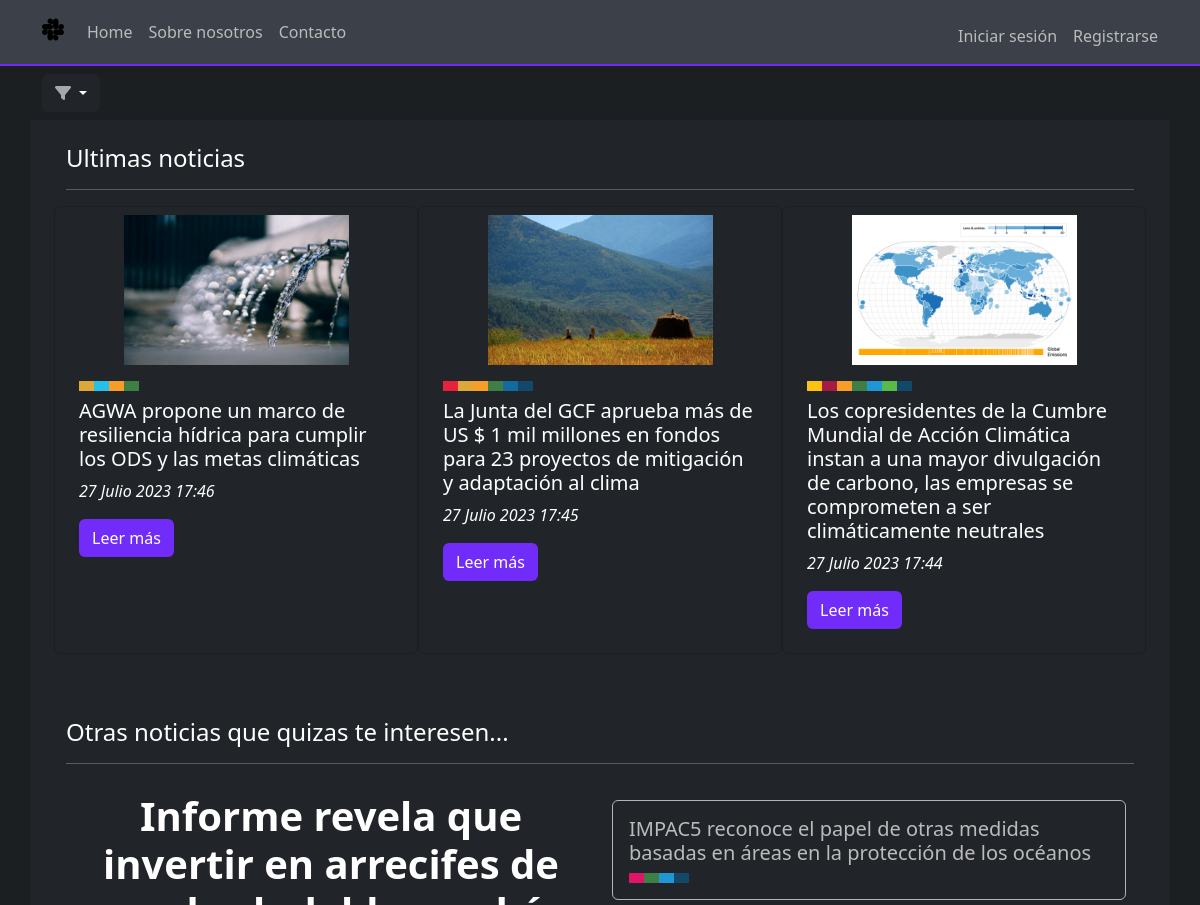
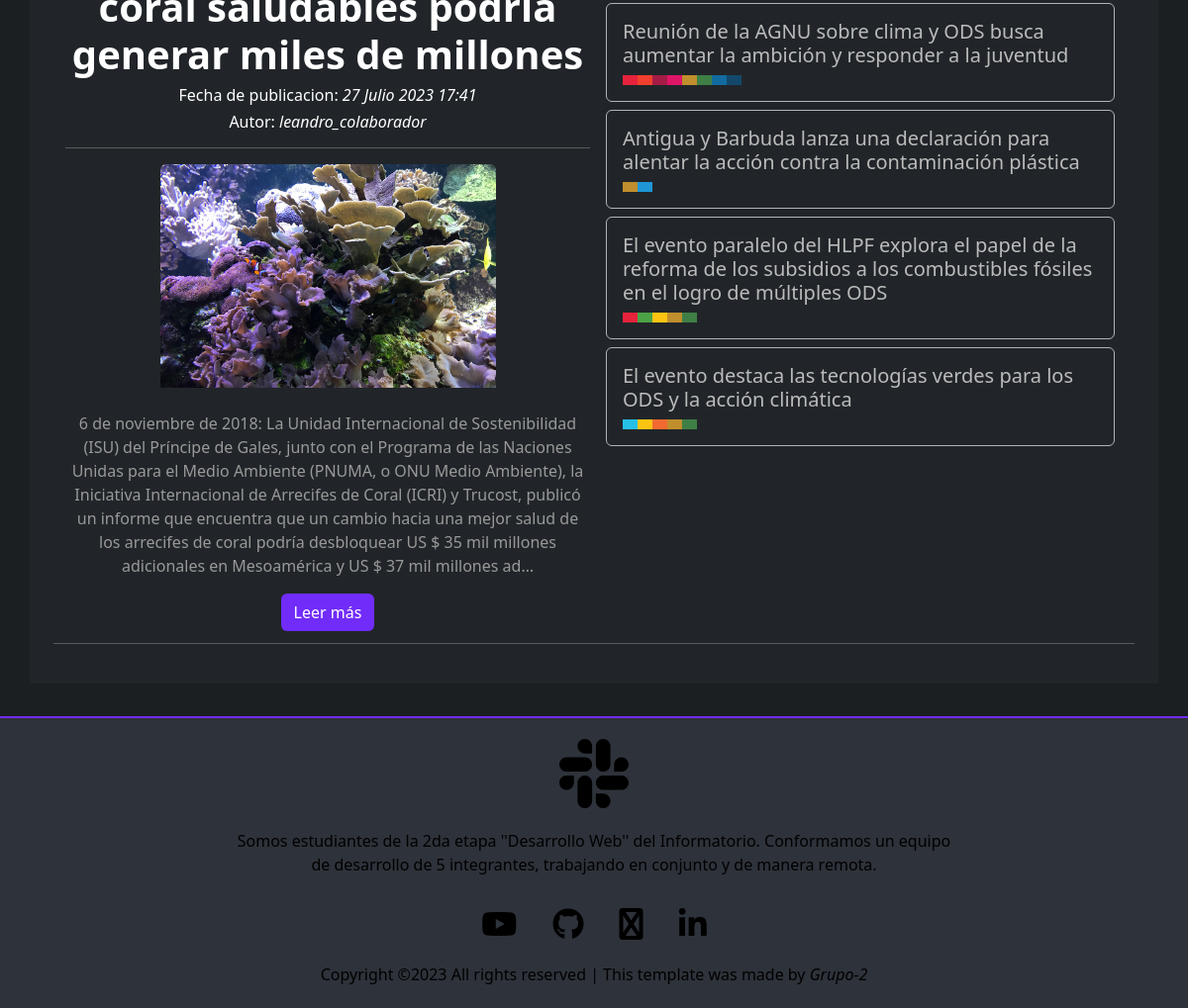
The page / on the database its author committed (2 pictures, top to bottom).
### apps/noticias/models.py (models this page shows, shortened)
class Noticia(models.Model):
	creado = models.DateTimeField(
		'creado',
		auto_now_add=True
	)
	modificado = models.DateTimeField(
		'modificado',
		auto_now=True
	)
	titulo = models.CharField(max_length = 250)
	descripcion = models.CharField(max_length= 400)
	contenido = models.TextField()
	autor = models.ForeignKey(User, on_delete = models.CASCADE)
	imagen = models.ImageField(upload_to = 'noticias')
	categoria = models.ManyToManyField(Categoria, blank=False)

class Categoria(models.Model):
	nombre = models.CharField(max_length=80)
	imagen_cat = models.ImageField(upload_to = 'categorias', default='https://www.un.org/sustainabledevelopment/wp-content/uploads/sites/3/2017/12/04-11-2017-IFAD-35822.jpg')

### ProyectoFinal/views.py (the view)
# urls.py: path('', views.Inicio, name='inicio'),
def Inicio(request):
	ctx = {}
	lista_noticias = Noticia.objects.order_by('-creado')
	ctx['object_list'] = lista_noticias[0:3]
	ctx['sola'] = lista_noticias[3]
	ctx['otras'] = lista_noticias[4:9]
	return render(request, 'inicio.html', ctx)

### templates/inicio.html (shortened to what this page needs)
{% extends 'base.html' %}
{% load static %}
{% block contenido %}
<div class="section container ">
	<div class="dropdown my-2">
		<button class="btn btn-dark dropdown-toggle" type="button" data-bs-toggle="dropdown" aria-expanded="false">
			<i class="fa fa-solid fa-filter"></i>
		</button>
	</div>
	<div class="row text-bg-dark p-4">
		<div class="col-12">
			<h4>Ultimas noticias</h4>
			<hr>
		</div>
		{% for n in object_list %}
		<div class="card text-bg-dark col-sm-12 col-md-6 col-lg-4 p-2">
			<img src="{{n.imagen.url}}" class="card-img-top" alt="..." style="height: 150px; object-fit: contain;">
			<div class="card-body">
				<div class="d-flex pb-2">
					{% for cat in n.categoria.all %}
					<div class="btn-categoria-{{cat.pk}}" style="width: 15px; height: 10px;" title="{{cat.nombre}}"></div>
					{% endfor %}
				</div>
				<h5 class="card-title">{{n.titulo}}</h5>
				<p><em>{{n.creado}}</em></p>
				<a href="{% url 'noticias:detalle_noticia' n.pk %}" class="btn btn-go">Leer más</a>
			</div>
		</div>
		{% endfor %}
		<div class="col-12">
			<h4 class="my-3 pt-5">Otras noticias que quizas te interesen...</h>
			<hr>
		</div>
		<div class="d-lg-flex col-12 p-2">
			<div class="col-lg-6 col-md-12 p-1 text-center">
				<div class="text-center">
					<h1 class="fs-30 fw-bold">{{sola.titulo}}</h1>
				</div>
				<h6>Fecha de publicacion: <em>{{sola.creado}}</em></h6>
				<h6>Autor: <em>{{sola.autor}}</em></h6>
				<hr>
				<img class="rounded mx-auto d-block pb-4" src="{{sola.imagen.url}}" alt="Imagen de la noticia" style="height: 250px; object-fit: contain;">
				<p style="color: #999;">{{sola.contenido|truncatechars:450}}</p>
				<a href="{% url 'noticias:detalle_noticia' sola.pk %}" class="btn btn-go">Leer más</a>
			</div>
			<div class="p-1">
				{% for n in otras %}
				<div class="text-bg-dark d-flex flex-row align-items-center p-3 border border-dark-subtle m-2 rounded">
					<a href="{% url 'noticias:detalle_noticia' n.pk %}" class="text-decoration-none">
						<div class="card-body">
							<h5 style="color: #bbb;" class="card-title">{{n.titulo}}</h5>
							<div class="d-flex pt-2">
								{% for cat in n.categoria.all %}
								<div class="btn-categoria-{{cat.pk}}" style="width: 15px; height: 10px;" title="{{cat.nombre}}"></div>
								{% endfor %}
							</div>
						</div>
					</a>
				</div>
				{% endfor %}
			</div>
		</div>
		<hr>
	</div>
</div>
<hr>
{% endblock contenido %}

### static/css/base.css (style rules this page uses)
body { background-color: #1b1f22; }
.fa-filter, .fa-caret-down { color:#ffffff9a }
.btn-go { background-color: #712cf9; color: #fff; }
.btn-categoria-1 { background-color: rgb(231,34,60); }
.btn-categoria-2 { background-color: rgb(222,167,58) ; }
.btn-categoria-3 { background-color: rgb(76,162,70) ; }
.btn-categoria-5 { background-color:rgb(240,63,46) }
.btn-categoria-6 { background-color: rgb(38,192,231) ; }
.btn-categoria-7 { background-color: rgb(251, 196, 18) ; }
.btn-categoria-8 { background-color: rgb(164,28,69) ; }
.btn-categoria-9 { background-color: rgb(242,106,47) ; }
.btn-categoria-10 { background-color: rgb(223,21,104) ; }
.btn-categoria-11 { background-color: rgb(248,157,41) ; }
.btn-categoria-12 { background-color: rgb(192,142,44) ; }
.btn-categoria-13 { background-color:rgb(63,127,69) ; }
.btn-categoria-14 { background-color:rgb(31,151,213) ; }
.btn-categoria-15 { background-color:rgb(89,187,71) ; }
.btn-categoria-16 { background-color:rgb(18,106,159) ; }
.btn-categoria-17 { background-color:rgb(19,72,107); }

### rows shown on the page
Noticia: imagen (picture), titulo "AGWA propone un marco de resiliencia hídrica para cumplir los ODS y las metas climáticas", creado "27 Julio 2023 17:46"
Noticia: imagen (picture), titulo "La Junta del GCF aprueba más de US $ 1 mil millones en fondos para 23 proyectos de mitigación y adaptación al clima", creado "27 Julio 2023 17:45"
Categoria: {{ cat.pk }} 1 (drawn)
Noticia: imagen (picture), titulo "Los copresidentes de la Cumbre Mundial de Acción Climática instan a una mayor divulgación de carbono, las empresas se comprometen a ser climáticamente neutrales", creado "27 Julio 2023 17:44"
Categoria: {{ cat.pk }} 15 (drawn)
Noticia: titulo "Informe revela que invertir en arrecifes de coral saludables podría generar miles de millones", creado "27 Julio 2023 17:41", autor "leandro_colaborador", imagen (picture), contenido "6 de noviembre de 2018: La Unidad Internacional de Sostenibilidad (ISU) del Príncipe de Gales, junto con el Programa de las Naciones Unidas para el Medio Ambiente (PNUMA, o ONU Medio Ambiente), la Iniciativa Internacional de Arrecifes de Coral (ICRI) y Trucost, publicó un informe que encuentra que un cambio hacia una mejor salud de los arrecifes de coral podría desbloquear US $ 35 mil millones adicionales en Mesoamérica y US $ 37 mil millones ad…"
Noticia: titulo "IMPAC5 reconoce el papel de otras medidas basadas en áreas en la protección de los océanos"
Categoria: {{ cat.pk }} 10 (drawn)
Noticia: titulo "Reunión de la AGNU sobre clima y ODS busca aumentar la ambición y responder a la juventud"
Noticia: titulo "Antigua y Barbuda lanza una declaración para alentar la acción contra la contaminación plástica"
Noticia: titulo "El evento paralelo del HLPF explora el papel de la reforma de los subsidios a los combustibles fósiles en el logro de múltiples ODS"
Noticia: titulo "El evento destaca las tecnologías verdes para los ODS y la acción climática"
